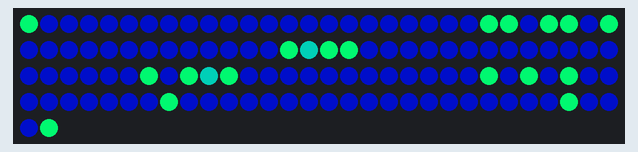
The program below on a simulated ESP32. On the bench: 122 RGB LEDs in strip order, left to right, continuing on the next row. Colours are those a GRB WS2812 strip shows for the declared byte order; random numbers use the default seed unless the program sets one.

Above: at 0.24 s.
At 4.98 s:
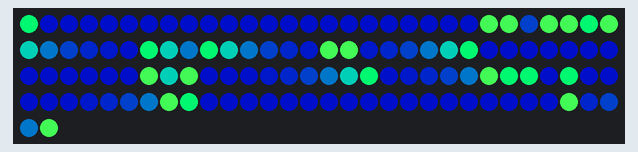
At 9.88 s:
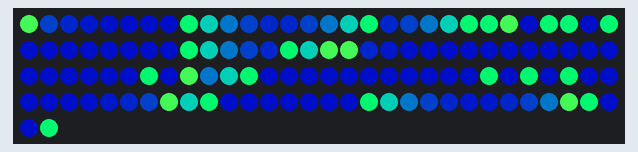
At 19.68 s:
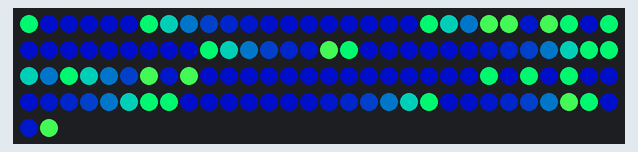
At 29.65 s:
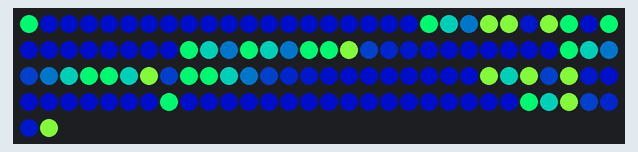
At 39.78 s:
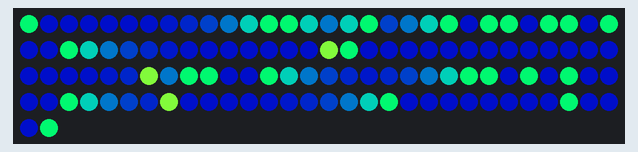

The program:

main.cpp
```cpp
#include <Arduino.h>
#include <FastLED.h>

#define NUM_LEDS 122
// #define NUM_LEDS 150 // extra germany loop
// #define DATA_PIN 5 // for esp32
#define DATA_PIN 21 // for nodemcu

// Array of led color values
CRGB leds[NUM_LEDS];

// Array of led temperature values
uint8_t temps[NUM_LEDS];

// Packets of data flow through the map
// - position is the led index
// - velocity is the direction to move
#define NUM_PACKETS 10
int packet_pos[NUM_PACKETS];
int packet_vel[NUM_PACKETS]; // 0 - respawn me, +-1 - move left/right

// #define SERIAL_BAUD 9600

void setup() {
  // put your setup code here, to run once:
  FastLED.addLeds<WS2812, DATA_PIN, RGB>(leds, NUM_LEDS);

  // initialize temperatures and colors
  for (int i = 0; i < NUM_LEDS; i++) {
    temps[i] = 0;
    leds[i] = CRGB::Black;
  }

  // initialize packet state
  for (int p = 0; p < NUM_PACKETS; p++) {
    packet_pos[p] = 0;
    packet_vel[p] = 0;
  }

  // setup serial
  // Serial.begin(SERIAL_BAUD);
}

int step = 0;
#define COUNTRY_FLASH 2 // number of steps to flash a hot country (1=off, 2+=flash frames)
#define INSTRUMENT_FLASH 2 // number of steps to flash a hot instrument (1=off, 2+=flash frames)
#define P_SPAWN 100 // probability of packet spawning at cold instrument (percent)
#define P_INSTRUMENT 0 // probability of instrument absorbing packet (percent)
#define P_COUNTRY 10 // probability of instrument absorbing packet (percent)
#define P_JUNCTION 50 // probability of junction being active (percent)

#define L_CANADA 0
// 13 (iceland)
#define L_IRELAND 19 // UK towards Canada
#define L_CELTIC 20 // UK towards Spain
// 21 (france ocean)
// 22 (spain ocean)
#define L_PORTUGAL 23
#define L_SPAIN 24
// 25 (southern france)
#define L_FRANCE 26
#define L_SWITZ 27
// 28, (north italy)
#define L_ITALY 29
// 30 (ionian sea)
// 31 (mediterranean sea)
// 32 Libya
// 34 Chad
// 44 (Namibia, partner)
#define L_SKA_MID 45
#define L_CAPETOWN 46
#define L_PERTH 66
#define L_SKA_LOW 68
#define L_JAPAN 83
// 84 (TODO: drill)
#define L_KOREA 85
// 86 (Yellow Sea)
#define L_SHANGHAI 87
// 92 (Myanmar)
// 93 (Bay of Bengal)
#define L_INDIA 97
// 100 (Pakistan)
// 101 (Afghanistan)
// 105 (Kazakhstan)
// 111 (Belarus)
// 112 (Lithuania)
#define L_POLAND 114
#define L_BALTIC 115
#define L_SWEDEN 117
// 118 (Norway)
// 120 (North Sea)
#define L_UK 121
// #define L_GERMANY2 122
// #define L_GERMANY 123
#define L_GERMANY2 148
#define L_GERMANY 149

// member countries
int countries[] = {
  L_CANADA,
  L_PORTUGAL,
  L_SPAIN,
  L_FRANCE,
  L_SWITZ,
  L_ITALY,
  L_CAPETOWN,
  L_PERTH,
  L_JAPAN,
  L_KOREA,
  L_SHANGHAI,
  L_INDIA,
  L_SWEDEN,
  L_UK,
  L_GERMANY,
};
#define NUM_COUNTRIES (sizeof(countries)/sizeof(countries[0]))

int instruments[] = {
  L_SKA_LOW,
  L_SKA_MID,
};
#define NUM_INSTRUMENTS (sizeof(instruments)/sizeof(instruments[0]))

struct junction {
  int from_pos;
  int from_vel;
  int to_pos;
  int to_vel;
};
// array of junctions
junction junctions[] = {
  { L_CANADA,   -1, L_JAPAN,    +1 }, // 0 pacific crossing, west
  { L_CANADA,   -1, L_JAPAN,    -1 }, // 1 pacific crossing, south
  { L_UK,       +1, L_IRELAND,  -1 }, // 2 atlantic crossing, west
  { L_UK,       +1, L_CELTIC,   +1 }, // 3 atlantic crossing, south
  // { L_GERMANY2, -1, L_FRANCE,   -1 }, // 4 germany loop, west
  // { L_GERMANY2, -1, L_SWITZ,    +1 }, // 5 germany loop, south
  // { L_GERMANY,  +1, L_BALTIC,   +1 }, // 6 germany loop, north
  // { L_GERMANY,  +1, L_POLAND,   -1 }, // 7 germany loop, east
};
#define NUM_JUNCTIONS sizeof(junctions)/sizeof(junctions[0])


DEFINE_GRADIENT_PALETTE(aussrc) {
    0, 0x07, 0x00, 0x68, // navy #070068
  127, 0xE7, 0x00, 0x68, // magenta #E70068
  255, 0xEF, 0x7C, 0x38, // orange #EF7C38
  // 255, 0x74, 0xc0, 0x95, // green #74C095
  // 191, 0x10, 0xFF, 0x10, // mostly red
  // 255, 0xFF, 0x10, 0x10, // mostly green
};
CRGBPalette256 aussrc_palette = aussrc;
#define PALETTE(a) ColorFromPalette(aussrc_palette, a)

// led index is a country
bool ledIsCountry(int l) {
  for (int c = 0; c < NUM_COUNTRIES; c++) {
    if (l == countries[c]) {
      return true;
    }
  }
  return false;
}

// led index is an instrument
bool ledIsInstrument(int l) {
  for (int c = 0; c < NUM_INSTRUMENTS; c++) {
    if (l == instruments[c]) {
      return true;
    }
  }
  return false;
}

// led index has temp > 0
bool ledIsHot(int l) {
  return (temps[l] > 0);
}

// packet is falling off the end of the map
bool packetIsTerminal(int p) {
  // if (packet_pos[p] <= 0 && packet_vel[p] < 0) {
  //   Serial.printf("packet %d@%3d%+d terminated in CANADA\n", p, packet_pos[p], packet_vel[p]);
  //   return true;
  // } else if (packet_pos[p] == L_UK && packet_vel[p] > 0) {
  //   Serial.printf("packet %d@%3d%+d terminated in UK\n", p, packet_pos[p], packet_vel[p]);
  //   return true;
  // } else if (packet_pos[p] == L_GERMANY2 && packet_vel[p] < 0) {
  //   Serial.printf("packet %d@%3d%+d terminated in GERMANY2\n", p, packet_pos[p], packet_vel[p]);
  //   return true;
  // } else if (packet_pos[p] >= NUM_LEDS - 1 && packet_vel[p] > 0) {
  //   Serial.printf("packet %d@%3d%+d terminated in GERMANY\n", p, packet_pos[p], packet_vel[p]);
  //   return true;
  // }
  // return false;
  return (
    (packet_pos[p] <= 0 && packet_vel[p] < 0)
    || (packet_pos[p] == L_UK && packet_vel[p] > 0)
    || (packet_pos[p] == L_GERMANY2 && packet_vel[p] < 0)
    // || (packet_pos[p] == L_GERMANY && packet_vel[p] > 0)
    || (packet_pos[p] >= NUM_LEDS - 1 && packet_vel[p] > 0)
    );
}

// packet matches with colder junction in forward direction
bool packetJunctionForward(int p, int j) {
  return (
    (packet_pos[p] == junctions[j].from_pos)
    && (packet_vel[p] == junctions[j].from_vel)
    && (temps[junctions[j].to_pos] <= temps[junctions[j].from_pos])
  );
  // if (result) Serial.printf(
  //   "packet %d@%3d%+d fwd junction %d from %3d%+d to %3d%+d\n",
  //   p, packet_pos[p], packet_vel[p], j, junctions[j].from_pos, junctions[j].from_vel, junctions[j].to_pos, junctions[j].to_vel, result
  // );
  // return result;
}

// packet matches with colder junction in reverse direction
bool packetJunctionReverse(int p, int j) {
  return (
    (packet_pos[p] == junctions[j].to_pos)
    && (packet_vel[p] == -1 * junctions[j].to_vel)
    && (temps[junctions[j].from_pos] <= temps[junctions[j].to_pos])
  );
  // if (result) Serial.printf(
  //   "packet %d@%3d%+d rev junction %d from %3d%+d to %3d%+d\n",
  //   p, packet_pos[p], packet_vel[p], j, junctions[j].from_pos, junctions[j].from_vel, junctions[j].to_pos, junctions[j].to_vel, result
  // );
  // return result;
}

void killPacket(int p) {
  packet_vel[p] = 0;
}

bool junctionPass = false;

void loop() {
  // put your main code here, to run repeatedly:

  // decrement all temperatures
  for (int l = 0; l < NUM_LEDS; l++) {
    if (temps[l] > 0) {
      temps[l] = temps[l] / 2;
    }
  }

  // update packet states
  for (int p = 0; p < NUM_PACKETS; p++) {
    if (packet_vel[p] == 0) {
      // respawn packets with zero velocity at one of the cold instruments
      for (int i = 0; i < NUM_INSTRUMENTS; i++) {
        if (!ledIsHot(instruments[i]) && random(100) < P_SPAWN) {
          packet_pos[p] = instruments[i];
          packet_vel[p] = random(2) * 2 - 1;
          temps[packet_pos[p]] = 127;
          break;
        }
      }
    } else {
      // check for junction
      junctionPass = false;
      for (int j = 0; j < NUM_JUNCTIONS; j++) {
        if (packetJunctionForward(p, j) && random(100) < P_JUNCTION) {
          packet_pos[p] = junctions[j].to_pos;
          packet_vel[p] = junctions[j].to_vel;
          junctionPass = true;
          break;
        } else if (packetJunctionReverse(p, j) && random(100) < P_JUNCTION) {
          packet_pos[p] = junctions[j].from_pos;
          packet_vel[p] = -1 * junctions[j].from_vel;
          junctionPass = true;
          break;
        }
      }
      // move packets that haven't passed through a junction
      if (!junctionPass) {
        // Serial.printf(
        //   "packet %d@%3d%+d incremented normally\n",
        //   p, packet_pos[p], packet_vel[p]
        // );
        if (packetIsTerminal(p)) {
          killPacket(p); continue;
        }
        packet_pos[p] += packet_vel[p];
      }
      // increment temperature
      temps[packet_pos[p]] = 127;
      // maybe kill packet if it's in a country or instrument
      if (
        (ledIsCountry(packet_pos[p]) && random(100) < P_COUNTRY)
        || (ledIsInstrument(packet_pos[p]) && random(100) < P_INSTRUMENT)
      ) {
        killPacket(p); continue;
      }
    }
  }

  for (int i = 0; i < NUM_LEDS; i++) {
    if(ledIsCountry(i)) {
      if (ledIsHot(i)) {
        if (step % COUNTRY_FLASH < COUNTRY_FLASH / 2) {
          leds[i] = PALETTE(255);
        } else {
          leds[i] = PALETTE(191);
        }
      } else {
        leds[i] = PALETTE(127);
      }
    } else if (ledIsInstrument(i)) {
      if (ledIsHot(i)) {
        if (step % INSTRUMENT_FLASH < INSTRUMENT_FLASH / 2) {
          leds[i] = PALETTE(127);
        } else {
          leds[i] = PALETTE(191);
        }
      } else {
        leds[i] = PALETTE(255);
      }
    } else {
      leds[i] = PALETTE(temps[i]);
    }
  };
  step = (step + 1) % (2 * NUM_LEDS);
  // Perth - Geraldton = 414km = 0.00138 light seconds
  delay(50);
  FastLED.show();
}
```
